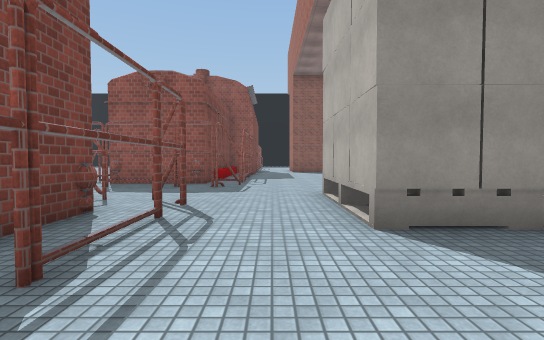
[1] (above)

24 first-person views from a walk through a 3-D level made in the Unity game engine. The camera is 1.3 m above the floor, tilts 2° down and sees 85° across. The floor is counted in squares, 2 m on a side. Each view is taken from the middle of a square. On the plan, view 1 faces up. The plan holds only what a view shows up to about 9 squares ahead; the rest is blank. The place goes on beyond the plan. The player character is not drawn. Some surface patterns are stand-ins.

[2]
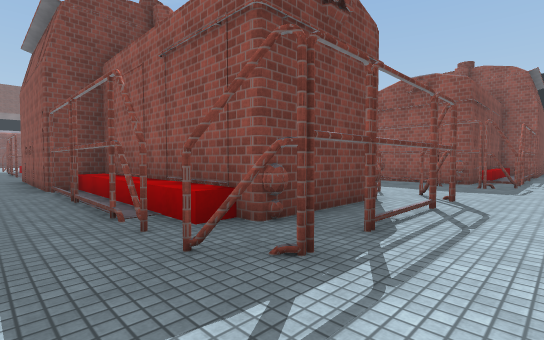

[3]
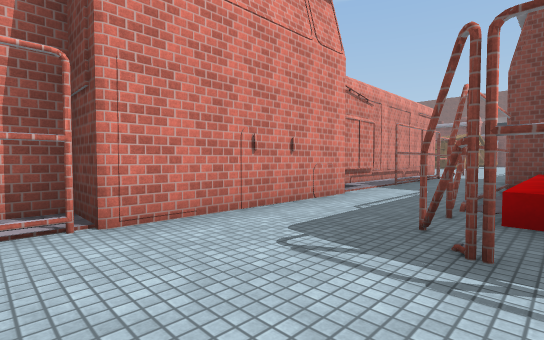

[4]
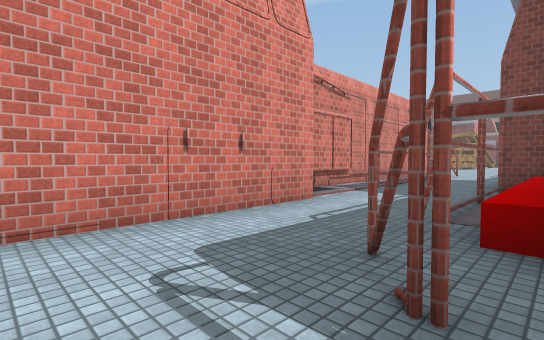

[5]
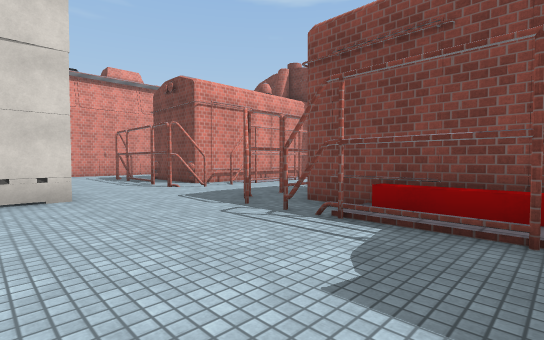

[6]
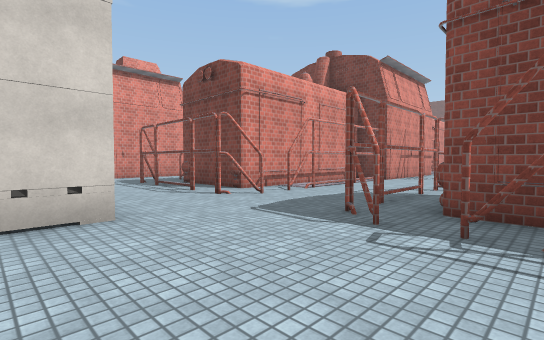

[7]
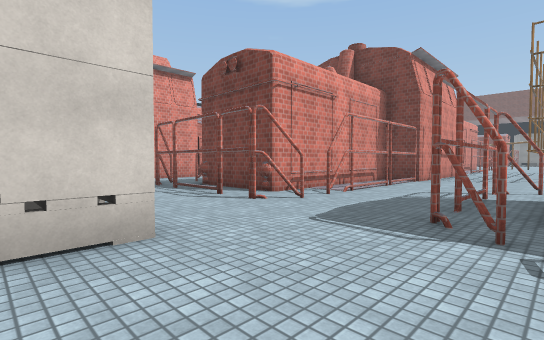

[8]
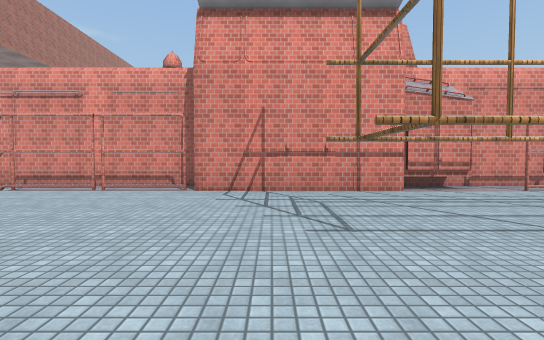

[9]
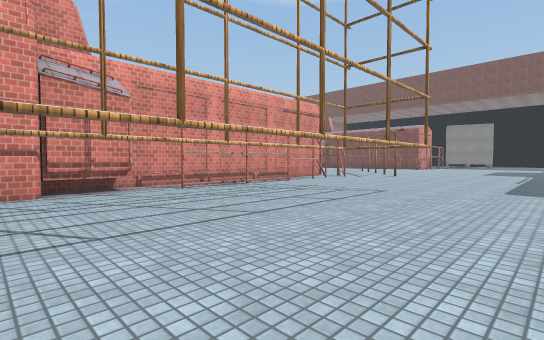

[10]
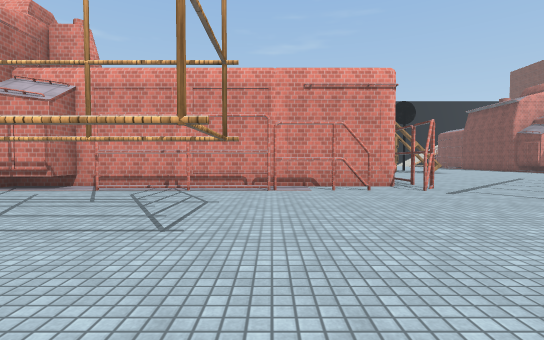

[11]
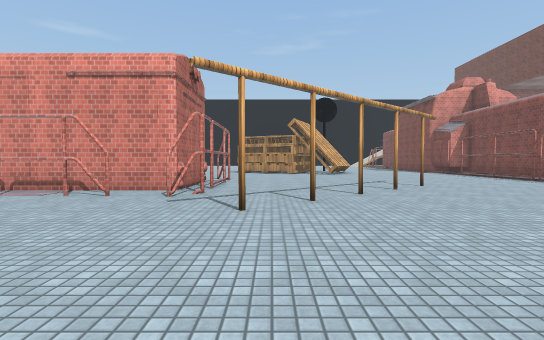

[12]
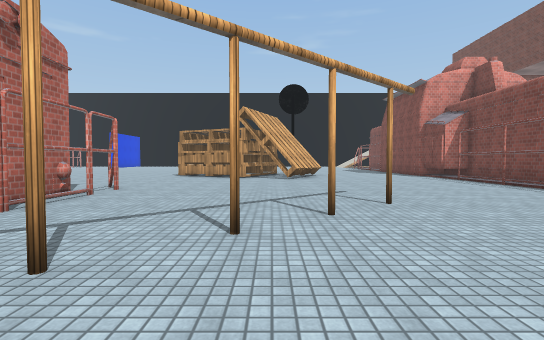

[13]
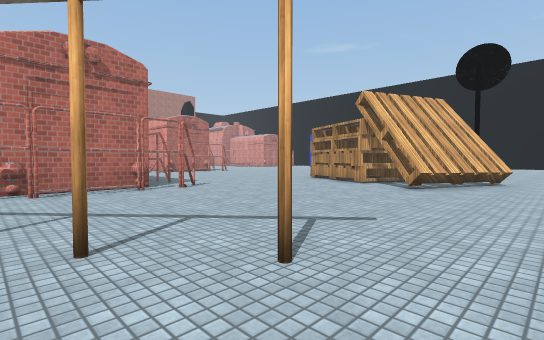

[14]
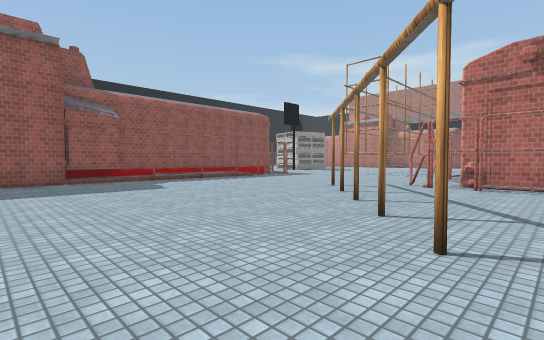

[15]
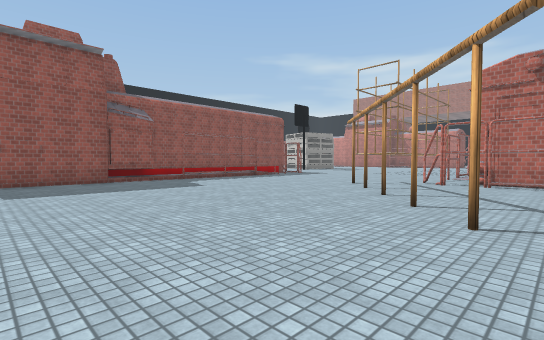

[16]
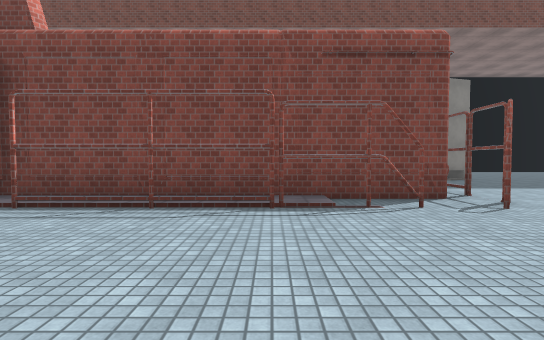

[17]
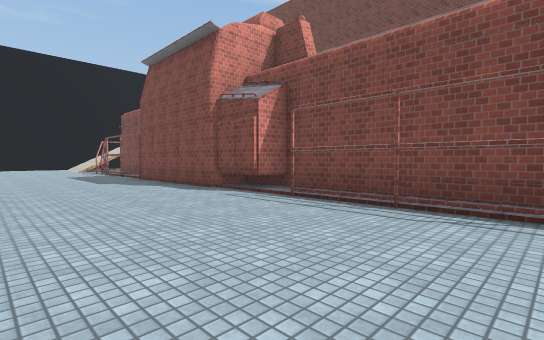

[18]
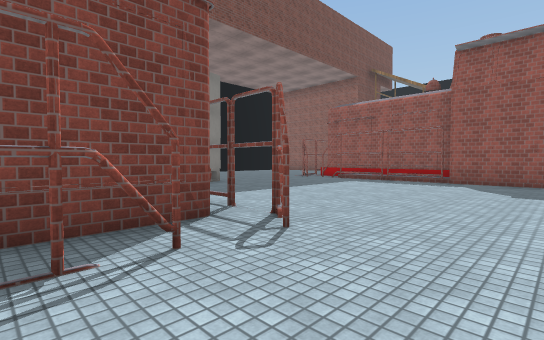

[19]
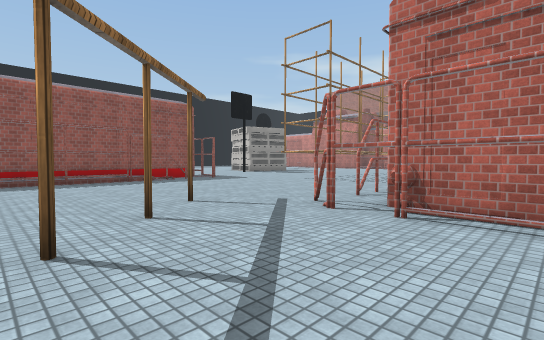

[20]
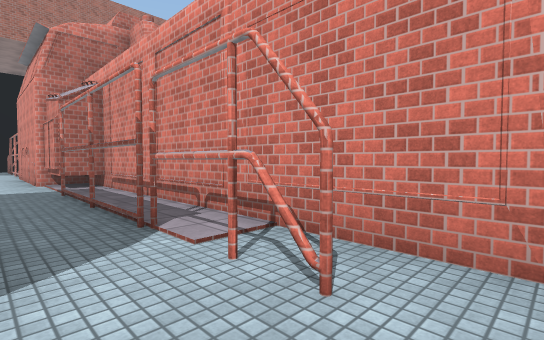

[21]
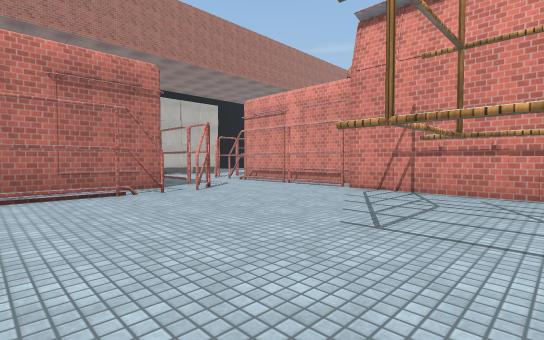

[22]
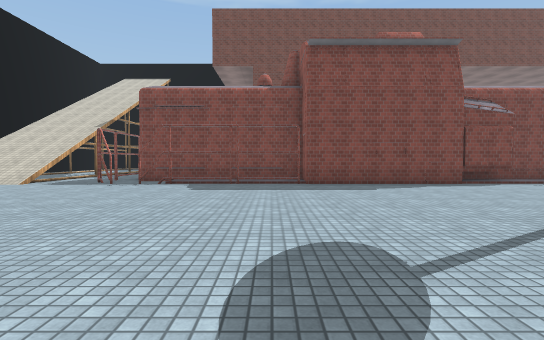

[23]
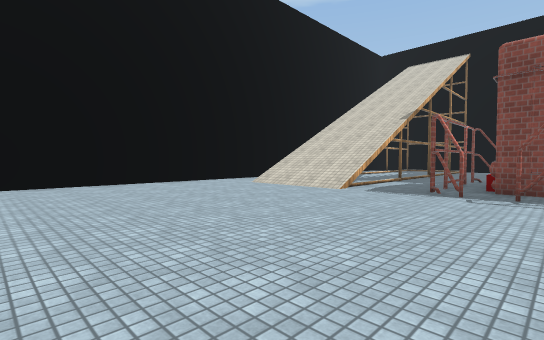

[24]
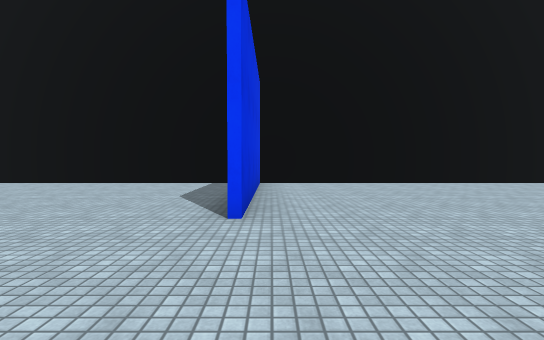

### Floor plan
Key: @ floor where view 1 was taken; # wall or solid block; . floor; / step, stairs or slope; O other object.
Columns run from 33 left of view 1 to 2 right of it. Each row starts with its distance up from view 1.
 11  #####..####................#####...
 10 ............................#####...
  9 ............................#####...
  8 .............................###....
  7 ............................#####...
  6 ..........#.........................
  5 .........#............##......##..OO
  4 ###.........#######.#############.OO
  3  ##...#.....#     ###          ##.OO
  2  ##.........#                  ##...
  1  ##.........#            ########..
  0  ##.........###      .##########.@.
 -1  ##...........      ...............
 -2  ##...........      ...####..######
 -3  #.....##...        ##########
 -4  ##....####
 -5  ##....###
 -6   #.....
 -7   #....
 -8   #......
 -9  ##.......
-10  ##........
-11  ##.......
-12  ##......
-13  ##...... .
-14 ###.........
-15 ##...........
-16 ..............
-17 .//.......#....
-18 .//.......#.....
-19  //.......#......
-20   ........#.......
-21    .......#.......
-22   #################

Where each view was taken, in squares from view 1:
view 1: 0 up, 0 right, facing up
view 2: 1 down, 0 right, facing up-left
view 3: 1 up, 1 right, facing down-left
view 4: 1 up, 0 right, facing down-left
view 5: 11 up, 2 right, facing down-left
view 6: 9 up, 2 right, facing down-left
view 7: 8 up, 2 right, facing down-left
view 8: 11 up, 9 left, facing down
view 9: 11 up, 11 left, facing down-left
view 10: 11 up, 18 left, facing down
view 11: 10 up, 23 left, facing down
view 12: 7 up, 25 left, facing down
view 13: 4 up, 28 left, facing down-right
view 14: 2 up, 29 left, facing up-right
view 15: 2 up, 30 left, facing up-right
view 16: 1 up, 27 left, facing left
view 17: 1 up, 27 left, facing down-left
view 18: 2 up, 29 left, facing up-left
view 19: 2 up, 25 left, facing up-right
view 20: 1 down, 13 left, facing down-right
view 21: 11 up, 11 left, facing down-right
view 22: 10 down, 23 left, facing left
view 23: 13 down, 25 left, facing down-left
view 24: 13 down, 23 left, facing down
